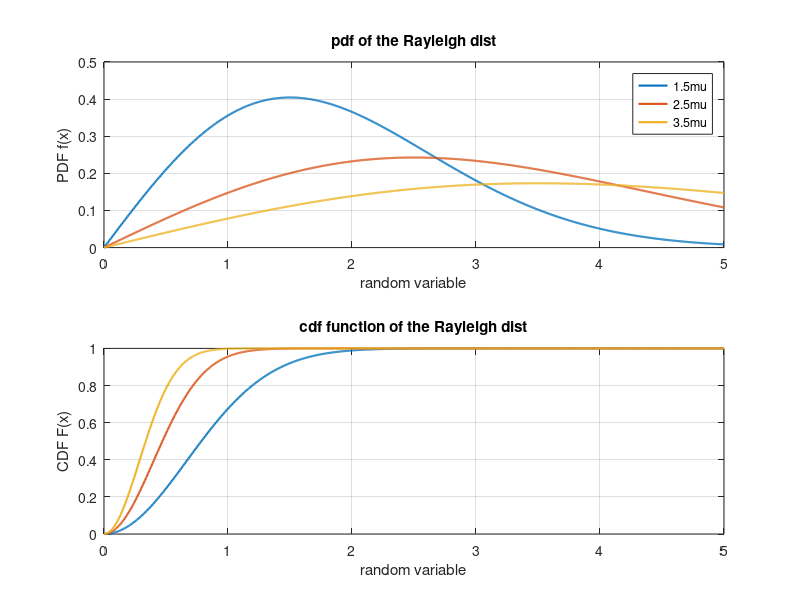

The MATLAB script that drew this image:
clc;
clear all;
close all;

# define the parameters of the relayeigh distribution
sigma1  = 1.5; # scale
sigma2  = 2.5; # scale
sigma3  = 3.5; # scale

# generate the random sample from the gaussian distribution
sample_size = 1000;
# random sample  = mu + sigma*randn(sample_size ,1);

# compute the pdf and cdf
# x = linspace(mu - 4*sigma,mu+4*sigma  ,1000);

x = linspace(0,5,1000);
pdf_values1 = (x ./ (sigma1^2)).*exp(-(x).^2/(2*sigma1^2));
cdf_values1 = 1-exp(-x.^2/2*(sigma1^2));

pdf_values2 = (x ./ (sigma2^2)).*exp(-(x).^2/(2*sigma2^2));
cdf_values2 = 1-exp(-x.^2/2*(sigma2^2));

pdf_values3 = (x ./ (sigma3^2)).*exp(-(x).^2/(2*sigma3^2));
cdf_values3 = 1-exp(-x.^2/2*(sigma3^2));

#plot pdf
figure ;
subplot(2,1,1)
plot(x,pdf_values1,"LineWidth",1.5);
title("pdf of the Rayleigh dist");
xlabel("random variable");
ylabel("PDF f(x)");
grid on;
hold on;
plot(x,pdf_values2,"LineWidth",1.5);
plot(x,pdf_values3,"LineWidth",1.5);
legend("1.5\mu","2.5\mu","3.5\mu");

#plot the CDF
subplot(2,1,2)
plot(x,cdf_values1,"LineWidth",1.5);
title("cdf function of the Rayleigh dist");
xlabel("random variable");
ylabel("CDF F(x)");
grid on;
hold on;
plot(x,cdf_values2,"LineWidth",1.5);
plot(x,cdf_values3,"LineWidth",1.5);

